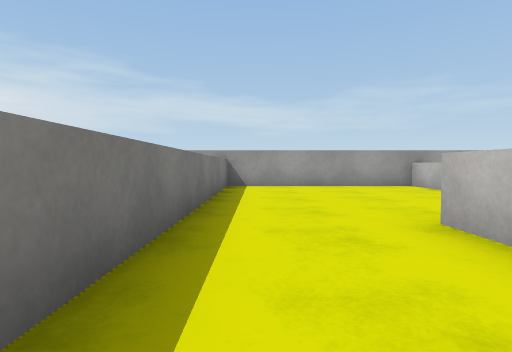
[1] (above)

22 first-person views from a walk through a 3-D level made in the Unity game engine. The camera is 0.58 m above the floor, tilts 2° down and sees 80° across. The floor is counted in squares, 1 m on a side. Each view is taken from the middle of a square. On the plan, view 1 faces up. The plan holds only what a view shows up to about 9 squares ahead; the rest is blank. The place goes on beyond the plan. Surface patterns are stand-ins for the level's own textures.

[2]
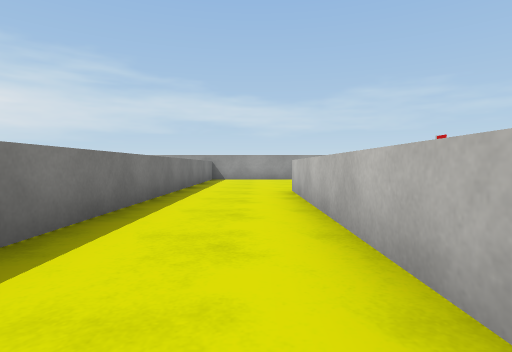

[3]
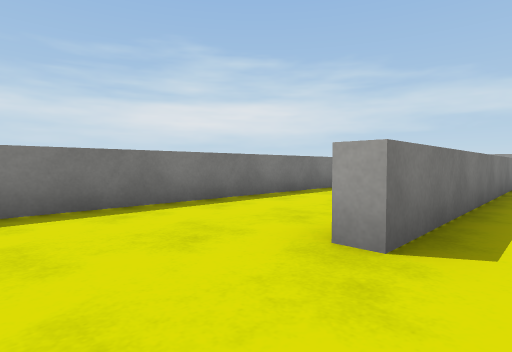

[4]
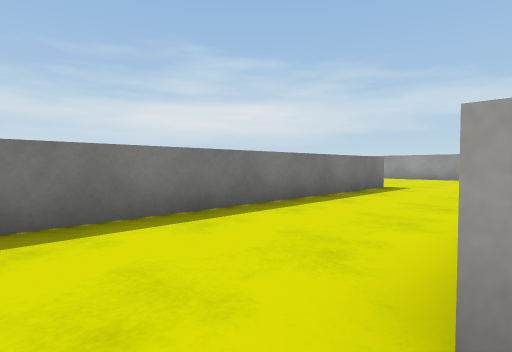

[5]
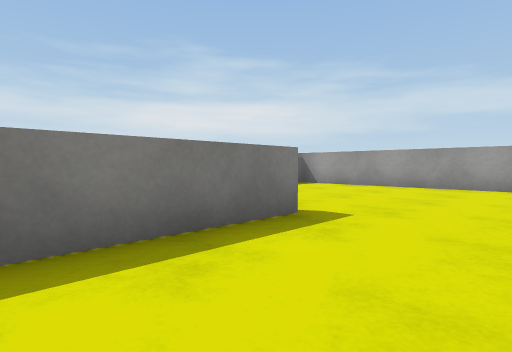

[6]
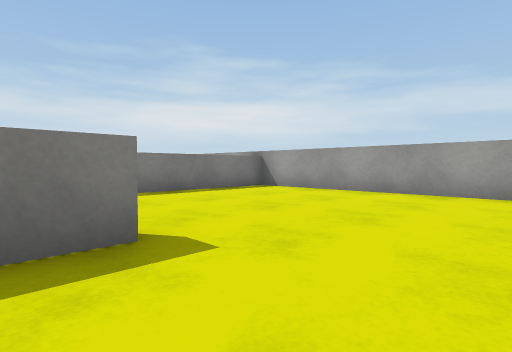

[7]
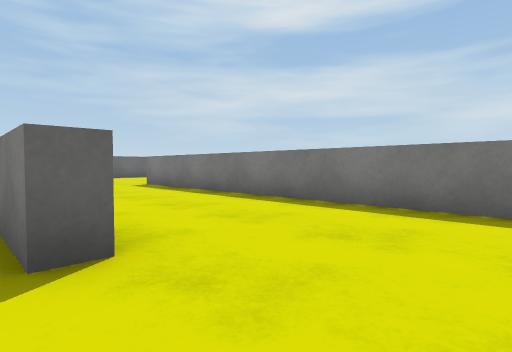

[8]
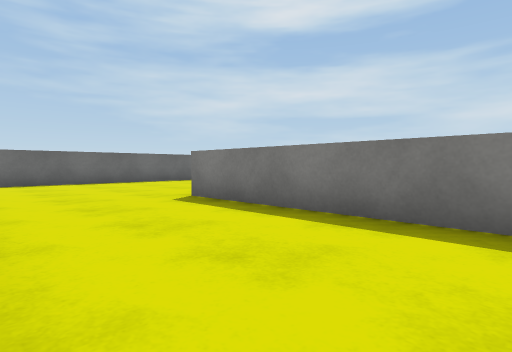

[9]
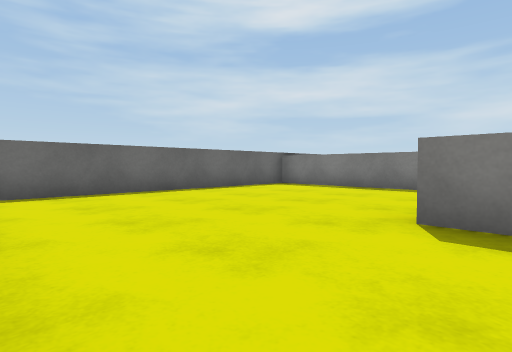

[10]
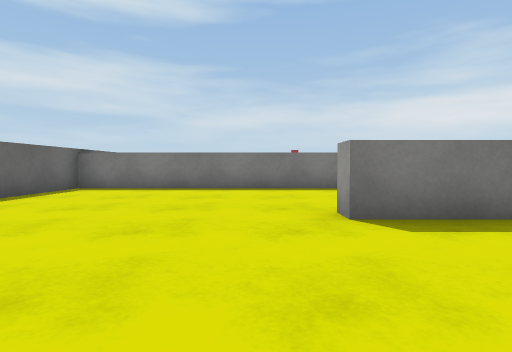

[11]
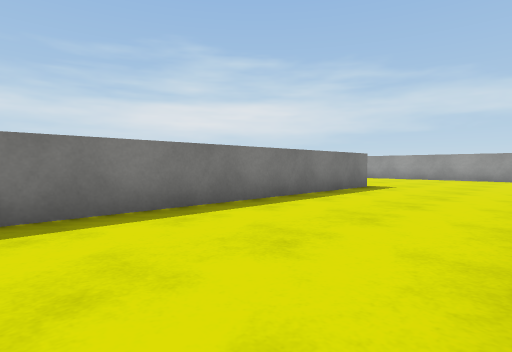

[12]
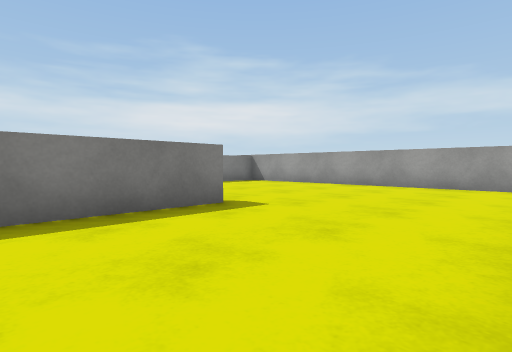

[13]
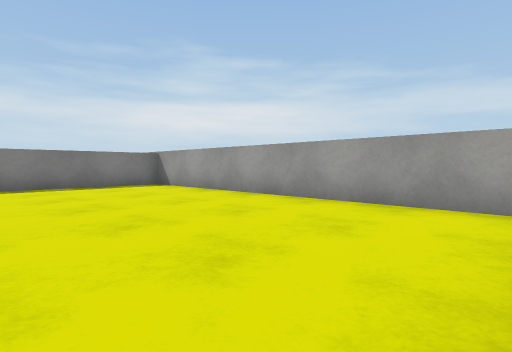

[14]
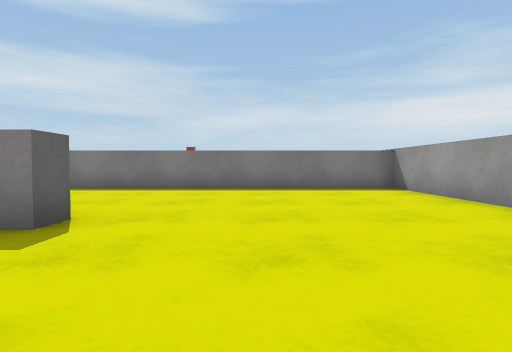

[15]
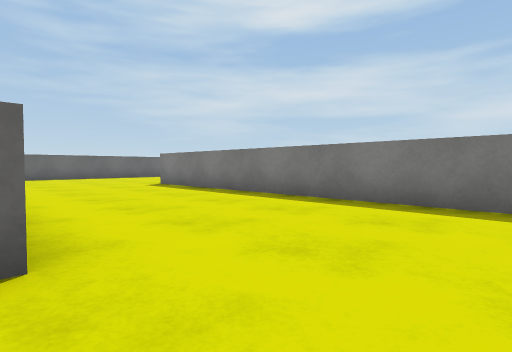

[16]
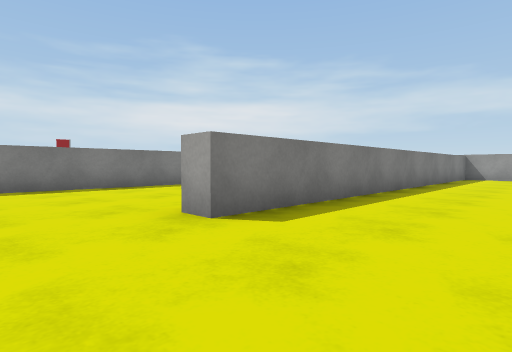

[17]
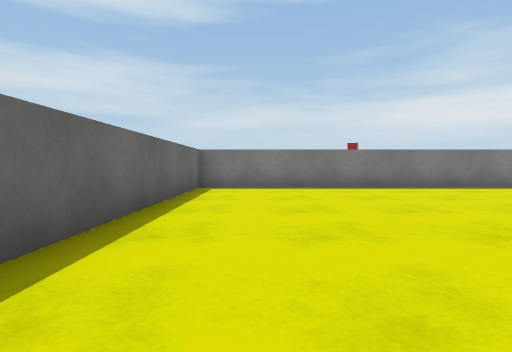

[18]
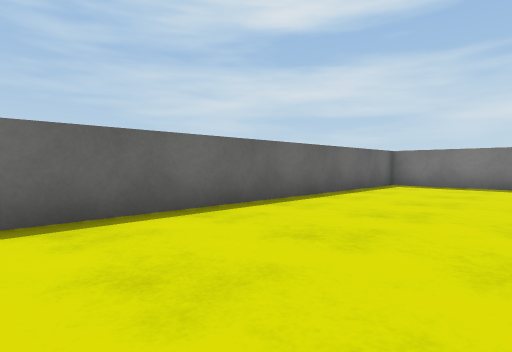

[19]
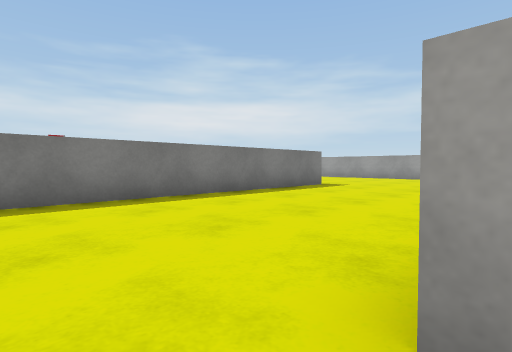

[20]
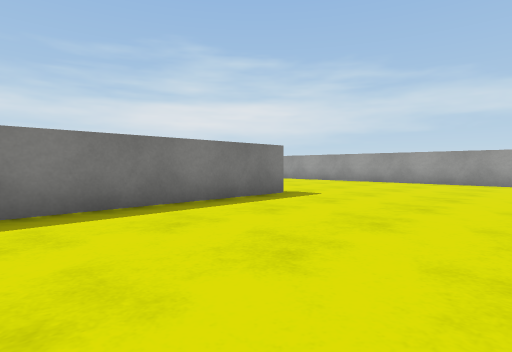

[21]
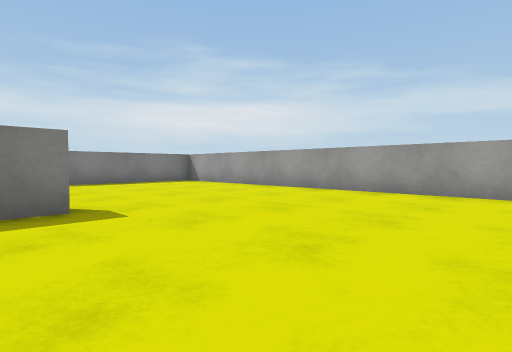

[22]
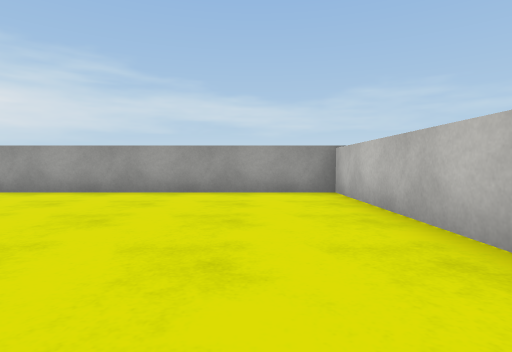

### Floor plan
Key: @ floor where view 1 was taken; # wall or solid block; . floor; ^ raised ledge.
Columns run from 24 left of view 1 to 5 right of it. Each row starts with its distance up from view 1.
  9 ##############################
  8 ......#.........#..... ^.....#
  7 ......#.........#......^.....
  6 ......#.........#......^.....
  5 ......#.........#......^....
  4 ......#.........#......^....
  3 .#....#....#....#...#..^..^
  2  #....#....#....#...#..^..^
  1  #....#....#....#...#..^..^
  0  #....#....#....#...#..^@.^
 -1  #....#....#....#...#..^..^
 -2  #....#....#....#...#..^..^
 -3  #....#....#....#...#..^..^
 -4  #.........#........#..^..
 -5  #.........#........#....
 -6  #.........#........#....
 -7  #.........#........
 -8  #.........#........
 -9  #.........#.......
-10  ##################

Where each view was taken, in squares from view 1:
view 1: 0 up, 0 right, facing up
view 2: 4 down, 1 right, facing up
view 3: 6 down, 0 right, facing up-left
view 4: 5 down, 1 left, facing up-left
view 5: 0 up, 2 left, facing up-left
view 6: 2 up, 2 left, facing up-left
view 7: 5 up, 4 left, facing down-left
view 8: 1 up, 5 left, facing down-left
view 9: 3 down, 5 left, facing down-left
view 10: 5 down, 5 left, facing left
view 11: 5 down, 9 left, facing up-left
view 12: 0 up, 9 left, facing up-left
view 13: 4 up, 9 left, facing up-left
view 14: 5 up, 10 left, facing left
view 15: 5 up, 13 left, facing down-left
view 16: 6 down, 15 left, facing up-left
view 17: 8 down, 15 left, facing left
view 18: 6 down, 14 left, facing down-left
view 19: 5 down, 18 left, facing up-left
view 20: 2 down, 19 left, facing up-left
view 21: 2 up, 19 left, facing up-left
view 22: 2 up, 20 left, facing up
